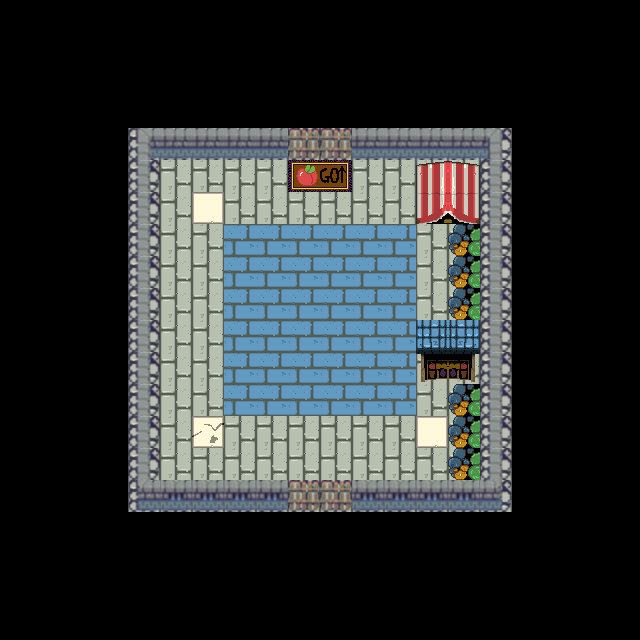

Rendered tile map (Tiled .tmx) drawn with the repository's tilesets; below, a short description and the full map source, tile grids included:
An orthogonal 20x20 tile map with 32x32 px tiles, 3 tile layers (Tile Layer 1, Tile Layer 2, Tile Layer 3), 1 hidden layer not drawn, 4 tilesets.

<map version="1.10" tiledversion="1.10.2" orientation="orthogonal" renderorder="right-down" width="20" height="20" tilewidth="32" tileheight="32" infinite="0" nextlayerid="6" nextobjectid="1">
 <tileset firstgid="1" source="TileSets/Placeholders.tsx" />
 <tileset firstgid="17" source="TileSets/The_Roguelike_Assets.tsx" />
 <tileset firstgid="2318" source="TileSets/ZBazaar_Assets.tsx" />
 <tileset firstgid="2338" source="TileSets/bazaar_floor_additions.tsx" />
 <layer id="1" name="Tile Layer 1" width="20" height="20">
  <data encoding="csv">
0,0,0,0,0,0,0,0,0,0,0,0,0,0,0,0,0,0,0,0,
0,0,0,0,0,0,0,0,0,0,0,0,0,0,0,0,0,0,0,0,
0,0,0,0,0,0,0,0,0,0,0,0,0,0,0,0,0,0,0,0,
0,0,0,0,0,0,0,0,0,0,0,0,0,0,0,0,0,0,0,0,
0,0,0,0,2318,2318,2318,2318,2318,2318,2318,2318,2318,2318,2318,2318,0,0,0,0,
0,0,0,0,2318,2318,2318,2318,2318,2339,2340,2318,2318,2318,2318,2318,0,0,0,0,
0,0,0,0,2318,2318,2320,2318,2318,2318,2318,2318,2318,2320,2318,2318,0,0,0,0,
0,0,0,0,2318,2318,2318,2319,2319,2319,2319,2319,2319,2318,2318,2318,0,0,0,0,
0,0,0,0,2318,2318,2318,2319,2319,2319,2319,2319,2319,2318,2318,2318,0,0,0,0,
0,0,0,0,2318,2318,2318,2319,2319,2319,2319,2319,2319,2318,2318,2318,0,0,0,0,
0,0,0,0,2318,2318,2318,2319,2319,2319,2319,2319,2319,2318,2318,2318,0,0,0,0,
0,0,0,0,2318,2318,2318,2319,2319,2319,2319,2319,2319,2318,2318,2318,0,0,0,0,
0,0,0,0,2318,2318,2318,2319,2319,2319,2319,2319,2319,2318,2318,2318,0,0,0,0,
0,0,0,0,2318,2318,2321,2318,2318,2318,2318,2318,2318,2320,2318,2318,0,0,0,0,
0,0,0,0,2318,2318,2318,2318,2318,2318,2318,2318,2318,2318,2318,2318,0,0,0,0,
0,0,0,0,2318,2318,2318,2318,2318,2318,2318,2318,2318,2318,2318,2318,0,0,0,0,
0,0,0,0,0,0,0,0,0,0,0,0,0,0,0,0,0,0,0,0,
0,0,0,0,0,0,0,0,0,0,0,0,0,0,0,0,0,0,0,0,
0,0,0,0,0,0,0,0,0,0,0,0,0,0,0,0,0,0,0,0,
0,0,0,0,0,0,0,0,0,0,0,0,0,0,0,0,0,0,0,0
</data>
 </layer>
 <layer id="2" name="Tile Layer 2" width="20" height="20">
  <data encoding="csv">
0,0,0,0,0,0,0,0,0,0,0,0,0,0,0,0,0,0,0,0,
0,0,0,0,0,0,0,0,0,0,0,0,0,0,0,0,0,0,0,0,
0,0,0,0,0,0,0,0,0,0,0,0,0,0,0,0,0,0,0,0,
0,0,0,0,0,0,0,0,0,0,0,0,0,0,0,0,0,0,0,0,
0,0,0,0,439,439,439,439,439,439,439,439,439,439,439,439,0,0,0,0,
0,0,0,0,439,145,145,145,145,145,145,145,145,2322,2323,439,0,0,0,0,
0,0,0,0,439,145,145,145,145,145,145,145,145,2324,2325,439,0,0,0,0,
0,0,0,0,439,145,145,145,145,145,145,145,145,145,2326,439,0,0,0,0,
0,0,0,0,439,145,145,145,145,145,145,145,145,145,2326,439,0,0,0,0,
0,0,0,0,439,145,145,145,145,145,145,145,145,145,2326,439,0,0,0,0,
0,0,0,0,439,145,145,145,145,145,145,145,145,2329,2330,439,0,0,0,0,
0,0,0,0,439,145,145,145,145,145,145,145,145,2331,2332,439,0,0,0,0,
0,0,0,0,439,145,145,145,145,145,145,145,145,145,2326,439,0,0,0,0,
0,0,0,0,439,145,145,145,145,145,145,145,145,145,2326,439,0,0,0,0,
0,0,0,0,439,145,145,145,145,145,145,145,145,145,2326,439,0,0,0,0,
0,0,0,0,439,439,439,439,439,439,439,439,439,439,439,439,0,0,0,0,
0,0,0,0,0,0,0,0,0,0,0,0,0,0,0,0,0,0,0,0,
0,0,0,0,0,0,0,0,0,0,0,0,0,0,0,0,0,0,0,0,
0,0,0,0,0,0,0,0,0,0,0,0,0,0,0,0,0,0,0,0,
0,0,0,0,0,0,0,0,0,0,0,0,0,0,0,0,0,0,0,0
</data>
 </layer>
 <layer id="3" name="Tile Layer 3" width="20" height="20">
  <data encoding="csv">
0,0,0,0,0,0,0,0,0,0,0,0,0,0,0,0,0,0,0,0,
0,0,0,0,0,0,0,0,0,0,0,0,0,0,0,0,0,0,0,0,
0,0,0,0,0,0,0,0,0,0,0,0,0,0,0,0,0,0,0,0,
0,0,0,0,0,0,0,0,0,0,0,0,0,0,0,0,0,0,0,0,
0,0,0,0,914,915,915,915,915,1020,1020,915,915,915,915,916,0,0,0,0,
0,0,0,0,913,0,0,0,0,0,0,0,0,0,0,913,0,0,0,0,
0,0,0,0,913,0,0,0,0,0,0,0,0,0,0,913,0,0,0,0,
0,0,0,0,913,0,0,0,0,0,0,0,0,0,0,913,0,0,0,0,
0,0,0,0,913,0,0,0,0,0,0,0,0,0,0,913,0,0,0,0,
0,0,0,0,913,0,0,0,0,0,0,0,0,0,0,913,0,0,0,0,
0,0,0,0,913,0,0,0,0,0,0,0,0,0,0,913,0,0,0,0,
0,0,0,0,913,0,0,0,0,0,0,0,0,0,0,913,0,0,0,0,
0,0,0,0,913,0,0,0,0,0,0,0,0,0,0,913,0,0,0,0,
0,0,0,0,913,0,0,0,0,0,0,0,0,0,0,913,0,0,0,0,
0,0,0,0,913,0,0,0,0,0,0,0,0,0,0,913,0,0,0,0,
0,0,0,0,973,972,972,972,972,1020,1020,972,972,972,972,975,0,0,0,0,
0,0,0,0,0,0,0,0,0,0,0,0,0,0,0,0,0,0,0,0,
0,0,0,0,0,0,0,0,0,0,0,0,0,0,0,0,0,0,0,0,
0,0,0,0,0,0,0,0,0,0,0,0,0,0,0,0,0,0,0,0,
0,0,0,0,0,0,0,0,0,0,0,0,0,0,0,0,0,0,0,0
</data>
 </layer>
 <layer id="5" name="Information Layer" width="20" height="20" visible="0">
  <data encoding="csv">
0,0,0,0,0,0,0,0,0,0,0,0,0,0,0,0,0,0,0,0,
0,0,0,0,0,0,0,0,0,0,0,0,0,0,0,0,0,0,0,0,
0,0,0,0,0,0,0,0,0,0,0,0,0,0,0,0,0,0,0,0,
0,0,0,0,0,0,0,0,0,0,0,0,0,0,0,0,0,0,0,0,
0,0,0,0,3,3,3,3,3,2,2,3,3,3,3,3,0,0,0,0,
0,0,0,0,3,5,5,5,5,5,5,5,5,3,3,3,0,0,0,0,
0,0,0,0,3,5,5,1,1,1,1,1,1,3,3,3,0,0,0,0,
0,0,0,0,3,5,5,1,1,1,1,1,1,5,3,3,0,0,0,0,
0,0,0,0,3,5,5,1,1,1,1,1,1,5,3,3,0,0,0,0,
0,0,0,0,3,5,5,1,1,1,1,1,1,5,3,3,0,0,0,0,
0,0,0,0,3,5,5,1,1,1,1,1,1,3,3,3,0,0,0,0,
0,0,0,0,3,5,5,5,5,5,5,5,5,3,3,3,0,0,0,0,
0,0,0,0,3,5,5,5,5,5,5,5,5,5,3,3,0,0,0,0,
0,0,0,0,3,5,5,5,5,5,5,5,5,5,3,3,0,0,0,0,
0,0,0,0,3,5,5,5,5,4,4,5,5,5,3,3,0,0,0,0,
0,0,0,0,3,3,3,3,3,3,3,3,3,3,3,3,0,0,0,0,
0,0,0,0,0,0,0,0,0,0,0,0,0,0,0,0,0,0,0,0,
0,0,0,0,0,0,0,0,0,0,0,0,0,0,0,0,0,0,0,0,
0,0,0,0,0,0,0,0,0,0,0,0,0,0,0,0,0,0,0,0,
0,0,0,0,0,0,0,0,0,0,0,0,0,0,0,0,0,0,0,0
</data>
 </layer>
</map>
